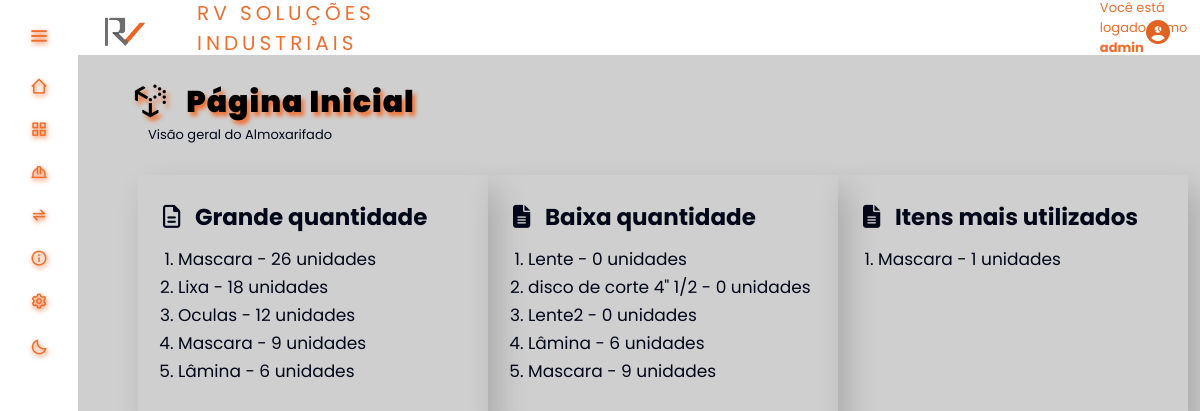
The page /telas/index.php (signed in) on the database as committed earlier.
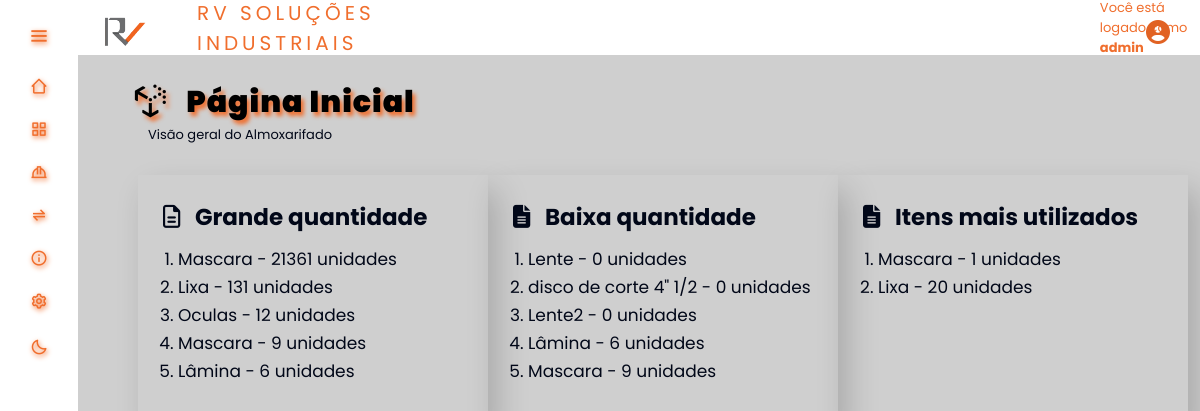
The same page on the database as committed later.
### tables this page shows
CREATE TABLE `produto` (
  `id_produto` int(11) NOT NULL,
  `Quantidade` int(11) DEFAULT NULL,
  `Valor` decimal(6,2) DEFAULT NULL,
  `Modelo` varchar(100) DEFAULT NULL,
  `Descricao` varchar(100) DEFAULT NULL,
  `Tipo` int(11) DEFAULT NULL,
  `Fornecedor_id` int(11) DEFAULT NULL
);

CREATE TABLE `movimentacao` (
  `id_mov` int(11) NOT NULL,
  `Data` datetime DEFAULT NULL,
  `QntdModificada` int(11) DEFAULT NULL,
  `Produto_id` int(11) DEFAULT NULL,
  `Usuario_id` int(11) DEFAULT NULL,
  `Funcionario_id` int(11) DEFAULT NULL
);

### telas/function.php (called while the page is built, shortened)
<?php
function maisUtilizados(){
    $movimentacoes = innerJoin2("id_mov, id_produto, COUNT(Produto_id) AS total_saidas, SUM(CASE WHEN QntdModificada < 0 THEN QntdModificada ELSE 0 END) AS quantidade,
    Descricao, Funcionario_id, QntdModificada, Data, Produto_id", "movimentacao", "produto",
    "movimentacao.Produto_id", "produto.id_produto", "0", "DESC");
}
    function grandeQtd() {
        $produtos = quantities("produto", "DESC");
    }
    function poucaQtd() {
        $poucos = quantities("produto", "ASC");
    }
    function innerJoin2 ($data = null, $table = null, $tableInner = null, $table01Column = null,$dataInner = null, $sai = null, $p = null) {
        $database = open_database();
        $found = null;
        try{
            if($p) {
              $sql = "SELECT " . $data . " FROM " . $table . " INNER JOIN " . $tableInner . " ON " . $table01Column . "=" . $dataInner . " WHERE QntdModificada < " . $sai . " GROUP BY Descricao ORDER BY quantidade " . $p . " LIMIT 5";
              $result = $database->query($sql);
              if($result->num_rows > 0)  {
                  $found = array();
                  while ($row = $result->fetch_assoc()) {
                    array_push($found, $row);
                  }
              } else{
                  throw new Exception("Não foram encontrados registros de dados!");
              }
            }
        } catch (Exception $e)  {
            $_SESSION['message'] = "Ocorreu um erro: " . $e->getMessage();
            $_SESSION['type'] = "danger";
        }
        return $found;
    }
    function quantities ($table = null, $p = null) {
        $database = open_database();
        $found = null;
        try{
            if($p) {
                $sql = "SELECT * FROM " . $table . " ORDER BY Quantidade " . $p . " LIMIT 5";
                $result = $database->query($sql);
                if($result->num_rows > 0) {
                    $found = array();
                    while ($row = $result->fetch_assoc()) {
                    array_push($found, $row);
                }
              } else{
                  throw new Exception("Não foram encontrados registros de dados!");
              }
            }
        } catch (Exception $e)  {
            $_SESSION['message'] = "Ocorreu um erro: " . $e->getMessage();
            $_SESSION['type'] = "danger";
        }
        return $found;
    }

### telas/index.php (the view, shortened to what the changed rows need)
<?php
    require_once('function.php');
    grandeQtd();
    poucaQtd();
    maisUtilizados();
?>
<!DOCTYPE html>
<html>
    <head>
                <link rel="stylesheet" href="<?php echo BASEURL; ?>css/styleIndex.css"/>
                <link rel="stylesheet" href="<?php echo BASEURL; ?>inc/style.css"/>
                <link rel="stylesheet" href="<?php echo BASEURL; ?>inc/styleDark.css">
                <link rel="stylesheet" href="https://cdnjs.cloudflare.com/ajax/libs/font-awesome/6.4.2/css/all.min.css"
 />
    </head>
    <body>
      <div class="tittleIndex">
        <h2 class="tituloIdx"><i class="fa-brands fa-uncharted fa-lg"></i> &nbsp; Página Inicial</h2>
      </div>
      <main>
        <div id="boxes" class="boxes">
          <div class="hidden">
            <div id="caixa01" class="box">
              <?php
                if ($produtos) :
                  echo '<ol style="margin: 10px 0 0 15px; font-size:17px; color: var(--search-text);">';
                  foreach ($produtos as $produto) :
                    echo '<li style="margin: 2px 0 0 0;">' . $produto['Descricao'] . ' - ' . $produto['Quantidade'] . ' unidades ' . '</li>';
                  endforeach;
                  echo '</ol>';
                else :
                  echo 'Nenhum produto está com quantidade maior que 35 unidades.';
                endif;
              ?>
            </div>
          </div>
          <div class="hidden">
            <div id="caixa02" class="box">
              <?php
                if ($poucos) :
                  echo '<ol style="margin: 10px 0 0 15px; font-size:17px; color: var(--search-text);">';
                  foreach ($poucos as $produto) :
                    if($produto['Quantidade'] === null){
                      echo '<li style="margin: 2px 0 0 0;">' . $produto['Descricao'] . ' - ' . "0" . ' unidades ' . '</li>';
                    }else {
                      echo '<li style="margin: 2px 0 0 0;">' . $produto['Descricao'] . ' - ' . $produto['Quantidade'] . ' unidades ' . '</li>';
                    }
                  endforeach;
                  echo '</ol>';
                else :
                  echo 'Nenhum produto está com quantidade menor que 10 unidades.';
                endif;
              ?>
            </div>
          </div>
          <div class="hidden">
            <div id="caixa03" class="box">
              <?php
                if ($movimentacoes) :
                  echo '<ol style="margin: 10px 0 0 15px; font-size:17px; color: var(--search-text);">';
                    foreach ($movimentacoes as $produto) :
                        echo '<li style="margin: 2px 0 0 0;">' . $produto['Descricao'] . ' - ' . abs($produto['quantidade']) . ' unidades ' . '</li>';
                    endforeach;
                  echo '</ol>';
                endif;
              ?>
            </div>
          </div>
        </div>
      </main>
    </body>
</html>

Rows that differ between the two databases and show on the page:
changed produto (number 1 of 8 on the later page): Quantidade "26" → "21361"
changed produto "Lixa": Quantidade "18" → "131"
added movimentacao: Produto.Descricao "Lixa", quantidade "20"
